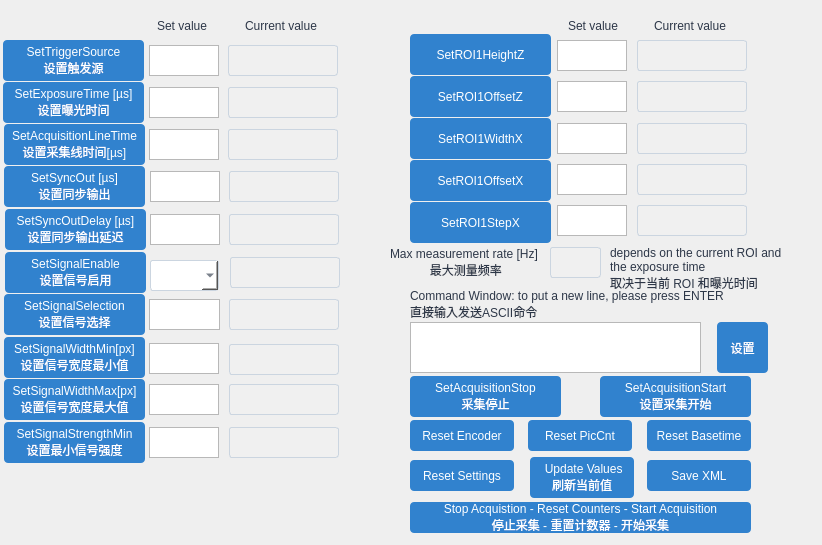
<?xml version="1.0" encoding="UTF-8"?>
<ui version="4.0">
 <class>SettingsWindow</class>
 <widget class="QWidget" name="SettingsWindow">
  <property name="geometry">
   <rect>
    <x>0</x>
    <y>0</y>
    <width>822</width>
    <height>545</height>
   </rect>
  </property>
  <property name="windowTitle">
   <string>Settings</string>
  </property>
  <property name="styleSheet">
   <string notr="true">/* 主窗口背景 */
QMainWindow {
    background-color: #F5F7FA;
    font-family: &quot;Segoe UI&quot;, Arial, sans-serif;
}

/* 左侧栏背景 */
QTreeView, QTableWidget {
    background-color: #E6ECF2;
    border-right: 1px solid #CBD5E0;
}

/* 文字样式 */
QLabel,QComboBox {
    color: #2D3748;
    font-size: 12px;
}



/* 左侧栏背景 */
QTreeView, QTableWidget {
    background-color: #E6ECF2;
    border-right: 1px solid #CBD5E0;
}

/* 文字样式 */
QLabel, QComboBox {
    color: #2D3748;
    font-size: 12px;
}

QLineEdit {
    color: #727272;
    font-size: 12px;
    border: 1px solid #CBD5E0;
    border-radius: 3px;
    padding: 4px;
  	background:#F0F0F0;
   
}

/* 默认按钮 */
QPushButton {
    background-color: #3182CE;
    color: white;
    border: none;
    border-radius: 4px;
 
	padding:5px 10px;
}

/* 悬停效果 */
QPushButton:hover {
    background-color: #2C5282;
}

/* 按下效果 */
QPushButton:pressed {
    background-color: #1A365D;
}

/* 警告类按钮（如Reset） */
QPushButton#resetButton {
    background-color: #E53E3E;
}
QPushButton#resetButton:hover {
    background-color: #C53030;
}
/* 输入框/下拉框 */
 QComboBox {
    border: 1px solid #CBD5E0;
    border-radius: 3px;
    padding: 4px;
    background: white;
}

/* 当前值高亮 */
/*QLineEdit[current=&quot;true&quot;] {
    background-color: #EBF8FF;
}*/
QTableWidget {
    border-radius: 6px;
    background: white;
    padding: 8px;
    margin: 5px;
}
QGroupBox {
    border: 1px solid #E2E8F0;
    border-radius: 6px;
    margin-top: 10px;
    padding-top: 15px;
}
QTextEdit#commandWindow {
    background-color: #EDF2F7;
    border: 1px solid #3182CE;
    font-family: monospace;
}</string>
  </property>
  <widget class="QPushButton" name="pushButtonResetEncoder">
   <property name="geometry">
    <rect>
     <x>410</x>
     <y>420</y>
     <width>104</width>
     <height>31</height>
    </rect>
   </property>
   <property name="font">
    <font>
     <family>Arial</family>
    </font>
   </property>
   <property name="text">
    <string>Reset Encoder</string>
   </property>
  </widget>
  <widget class="QPushButton" name="pushButtonResetPicCnt">
   <property name="geometry">
    <rect>
     <x>528</x>
     <y>420</y>
     <width>104</width>
     <height>31</height>
    </rect>
   </property>
   <property name="font">
    <font>
     <family>Arial</family>
    </font>
   </property>
   <property name="text">
    <string>Reset PicCnt</string>
   </property>
  </widget>
  <widget class="QPushButton" name="pushButtonresetBaseTime">
   <property name="geometry">
    <rect>
     <x>647</x>
     <y>420</y>
     <width>104</width>
     <height>31</height>
    </rect>
   </property>
   <property name="font">
    <font>
     <family>Arial</family>
    </font>
   </property>
   <property name="styleSheet">
    <string notr="true">padding:0;</string>
   </property>
   <property name="text">
    <string>Reset Basetime</string>
   </property>
  </widget>
  <widget class="QLineEdit" name="getExposureTime">
   <property name="enabled">
    <bool>false</bool>
   </property>
   <property name="geometry">
    <rect>
     <x>228</x>
     <y>87</y>
     <width>110</width>
     <height>31</height>
    </rect>
   </property>
   <property name="font">
    <font>
     <family>Arial</family>
     <pointsize>-1</pointsize>
    </font>
   </property>
  </widget>
  <widget class="QTextEdit" name="setExposureTime">
   <property name="geometry">
    <rect>
     <x>149</x>
     <y>87</y>
     <width>70</width>
     <height>31</height>
    </rect>
   </property>
   <property name="font">
    <font>
     <family>Arial</family>
    </font>
   </property>
  </widget>
  <widget class="QLineEdit" name="getAcquisitionLineTime">
   <property name="enabled">
    <bool>false</bool>
   </property>
   <property name="geometry">
    <rect>
     <x>228</x>
     <y>129</y>
     <width>110</width>
     <height>31</height>
    </rect>
   </property>
   <property name="font">
    <font>
     <family>Arial</family>
     <pointsize>-1</pointsize>
    </font>
   </property>
  </widget>
  <widget class="QTextEdit" name="setAcquisitionLineTime">
   <property name="geometry">
    <rect>
     <x>149</x>
     <y>129</y>
     <width>70</width>
     <height>31</height>
    </rect>
   </property>
   <property name="font">
    <font>
     <family>Arial</family>
    </font>
   </property>
  </widget>
  <widget class="QTextEdit" name="setSyncOutDelay">
   <property name="geometry">
    <rect>
     <x>150</x>
     <y>214</y>
     <width>70</width>
     <height>31</height>
    </rect>
   </property>
   <property name="font">
    <font>
     <family>Arial</family>
    </font>
   </property>
  </widget>
  <widget class="QTextEdit" name="setHeightZ">
   <property name="geometry">
    <rect>
     <x>557</x>
     <y>40</y>
     <width>70</width>
     <height>31</height>
    </rect>
   </property>
   <property name="font">
    <font>
     <family>Arial</family>
    </font>
   </property>
  </widget>
  <widget class="QTextEdit" name="setSyncOut">
   <property name="geometry">
    <rect>
     <x>150</x>
     <y>171</y>
     <width>70</width>
     <height>31</height>
    </rect>
   </property>
   <property name="font">
    <font>
     <family>Arial</family>
    </font>
   </property>
  </widget>
  <widget class="QLineEdit" name="getSyncOutDelay">
   <property name="enabled">
    <bool>false</bool>
   </property>
   <property name="geometry">
    <rect>
     <x>229</x>
     <y>214</y>
     <width>110</width>
     <height>31</height>
    </rect>
   </property>
   <property name="font">
    <font>
     <family>Arial</family>
     <pointsize>-1</pointsize>
    </font>
   </property>
  </widget>
  <widget class="QLineEdit" name="getHeightZ">
   <property name="enabled">
    <bool>false</bool>
   </property>
   <property name="geometry">
    <rect>
     <x>637</x>
     <y>40</y>
     <width>110</width>
     <height>31</height>
    </rect>
   </property>
   <property name="font">
    <font>
     <family>Arial</family>
     <pointsize>-1</pointsize>
    </font>
   </property>
  </widget>
  <widget class="QLineEdit" name="getSyncOut">
   <property name="enabled">
    <bool>false</bool>
   </property>
   <property name="geometry">
    <rect>
     <x>229</x>
     <y>171</y>
     <width>110</width>
     <height>31</height>
    </rect>
   </property>
   <property name="font">
    <font>
     <family>Arial</family>
     <pointsize>-1</pointsize>
    </font>
   </property>
  </widget>
  <widget class="QLineEdit" name="getSignalWidthMin">
   <property name="enabled">
    <bool>false</bool>
   </property>
   <property name="geometry">
    <rect>
     <x>229</x>
     <y>344</y>
     <width>110</width>
     <height>31</height>
    </rect>
   </property>
   <property name="font">
    <font>
     <family>Arial</family>
     <pointsize>-1</pointsize>
    </font>
   </property>
  </widget>
  <widget class="QTextEdit" name="setSignalStrengthMin">
   <property name="geometry">
    <rect>
     <x>149</x>
     <y>427</y>
     <width>70</width>
     <height>31</height>
    </rect>
   </property>
   <property name="font">
    <font>
     <family>Arial</family>
    </font>
   </property>
  </widget>
  <widget class="QTextEdit" name="setWidthX">
   <property name="geometry">
    <rect>
     <x>557</x>
     <y>123</y>
     <width>70</width>
     <height>31</height>
    </rect>
   </property>
   <property name="font">
    <font>
     <family>Arial</family>
    </font>
   </property>
  </widget>
  <widget class="QTextEdit" name="setOffsetX">
   <property name="geometry">
    <rect>
     <x>557</x>
     <y>164</y>
     <width>70</width>
     <height>31</height>
    </rect>
   </property>
   <property name="font">
    <font>
     <family>Arial</family>
    </font>
   </property>
  </widget>
  <widget class="QTextEdit" name="setStepX">
   <property name="geometry">
    <rect>
     <x>557</x>
     <y>205</y>
     <width>70</width>
     <height>31</height>
    </rect>
   </property>
   <property name="font">
    <font>
     <family>Arial</family>
    </font>
   </property>
  </widget>
  <widget class="QLineEdit" name="getOffsetZ">
   <property name="enabled">
    <bool>false</bool>
   </property>
   <property name="geometry">
    <rect>
     <x>637</x>
     <y>81</y>
     <width>110</width>
     <height>31</height>
    </rect>
   </property>
   <property name="font">
    <font>
     <family>Arial</family>
     <pointsize>-1</pointsize>
    </font>
   </property>
  </widget>
  <widget class="QLineEdit" name="getOffsetX">
   <property name="enabled">
    <bool>false</bool>
   </property>
   <property name="geometry">
    <rect>
     <x>637</x>
     <y>164</y>
     <width>110</width>
     <height>31</height>
    </rect>
   </property>
   <property name="font">
    <font>
     <family>Arial</family>
     <pointsize>-1</pointsize>
    </font>
   </property>
  </widget>
  <widget class="QLineEdit" name="getSignalWidthMax">
   <property name="enabled">
    <bool>false</bool>
   </property>
   <property name="geometry">
    <rect>
     <x>229</x>
     <y>384</y>
     <width>110</width>
     <height>31</height>
    </rect>
   </property>
   <property name="font">
    <font>
     <family>Arial</family>
     <pointsize>-1</pointsize>
    </font>
   </property>
  </widget>
  <widget class="QLineEdit" name="getWidthX">
   <property name="enabled">
    <bool>false</bool>
   </property>
   <property name="geometry">
    <rect>
     <x>637</x>
     <y>123</y>
     <width>110</width>
     <height>31</height>
    </rect>
   </property>
   <property name="font">
    <font>
     <family>Arial</family>
     <pointsize>-1</pointsize>
    </font>
   </property>
  </widget>
  <widget class="QTextEdit" name="setOffsetZ">
   <property name="geometry">
    <rect>
     <x>557</x>
     <y>81</y>
     <width>70</width>
     <height>31</height>
    </rect>
   </property>
   <property name="font">
    <font>
     <family>Arial</family>
    </font>
   </property>
  </widget>
  <widget class="QLineEdit" name="getStepX">
   <property name="enabled">
    <bool>false</bool>
   </property>
   <property name="geometry">
    <rect>
     <x>637</x>
     <y>205</y>
     <width>110</width>
     <height>31</height>
    </rect>
   </property>
   <property name="font">
    <font>
     <family>Arial</family>
     <pointsize>-1</pointsize>
    </font>
   </property>
  </widget>
  <widget class="QTextEdit" name="setSignalWidthMin">
   <property name="geometry">
    <rect>
     <x>149</x>
     <y>343</y>
     <width>70</width>
     <height>31</height>
    </rect>
   </property>
   <property name="font">
    <font>
     <family>Arial</family>
    </font>
   </property>
  </widget>
  <widget class="QTextEdit" name="setSignalWidthMax">
   <property name="geometry">
    <rect>
     <x>149</x>
     <y>384</y>
     <width>70</width>
     <height>31</height>
    </rect>
   </property>
   <property name="font">
    <font>
     <family>Arial</family>
    </font>
   </property>
  </widget>
  <widget class="QLineEdit" name="getSignalStrengthMin">
   <property name="enabled">
    <bool>false</bool>
   </property>
   <property name="geometry">
    <rect>
     <x>229</x>
     <y>427</y>
     <width>110</width>
     <height>31</height>
    </rect>
   </property>
   <property name="font">
    <font>
     <family>Arial</family>
     <pointsize>-1</pointsize>
    </font>
   </property>
  </widget>
  <widget class="QPushButton" name="pushButtonSendASCIICommand">
   <property name="geometry">
    <rect>
     <x>717</x>
     <y>322</y>
     <width>51</width>
     <height>51</height>
    </rect>
   </property>
   <property name="font">
    <font>
     <family>Arial</family>
    </font>
   </property>
   <property name="text">
    <string>设置</string>
   </property>
  </widget>
  <widget class="QTextEdit" name="sendRawCommand">
   <property name="geometry">
    <rect>
     <x>410</x>
     <y>322</y>
     <width>291</width>
     <height>51</height>
    </rect>
   </property>
   <property name="font">
    <font>
     <family>Arial</family>
     <pointsize>8</pointsize>
    </font>
   </property>
  </widget>
  <widget class="QLabel" name="label_19">
   <property name="geometry">
    <rect>
     <x>157</x>
     <y>10</y>
     <width>61</width>
     <height>31</height>
    </rect>
   </property>
   <property name="font">
    <font>
     <family>Arial</family>
     <pointsize>-1</pointsize>
    </font>
   </property>
   <property name="text">
    <string>Set value</string>
   </property>
  </widget>
  <widget class="QLabel" name="label_20">
   <property name="geometry">
    <rect>
     <x>245</x>
     <y>10</y>
     <width>91</width>
     <height>31</height>
    </rect>
   </property>
   <property name="font">
    <font>
     <family>Arial</family>
     <pointsize>-1</pointsize>
    </font>
   </property>
   <property name="text">
    <string>Current value</string>
   </property>
  </widget>
  <widget class="QPushButton" name="pushButtonUpdate">
   <property name="geometry">
    <rect>
     <x>530</x>
     <y>457</y>
     <width>104</width>
     <height>41</height>
    </rect>
   </property>
   <property name="font">
    <font>
     <family>Arial</family>
    </font>
   </property>
   <property name="text">
    <string> Update Values
刷新当前值</string>
   </property>
  </widget>
  <widget class="QTextEdit" name="setSignalSelection">
   <property name="geometry">
    <rect>
     <x>149</x>
     <y>299</y>
     <width>71</width>
     <height>31</height>
    </rect>
   </property>
   <property name="font">
    <font>
     <family>Arial</family>
    </font>
   </property>
  </widget>
  <widget class="QLabel" name="label_23">
   <property name="geometry">
    <rect>
     <x>654</x>
     <y>10</y>
     <width>91</width>
     <height>31</height>
    </rect>
   </property>
   <property name="font">
    <font>
     <family>Arial</family>
     <pointsize>-1</pointsize>
    </font>
   </property>
   <property name="text">
    <string>Current value</string>
   </property>
  </widget>
  <widget class="QLabel" name="label_24">
   <property name="geometry">
    <rect>
     <x>568</x>
     <y>10</y>
     <width>61</width>
     <height>31</height>
    </rect>
   </property>
   <property name="font">
    <font>
     <family>Arial</family>
     <pointsize>-1</pointsize>
    </font>
   </property>
   <property name="text">
    <string>Set value</string>
   </property>
  </widget>
  <widget class="QTextEdit" name="setTriggerSource">
   <property name="geometry">
    <rect>
     <x>149</x>
     <y>45</y>
     <width>70</width>
     <height>31</height>
    </rect>
   </property>
   <property name="font">
    <font>
     <family>Arial</family>
    </font>
   </property>
  </widget>
  <widget class="QLabel" name="label_6">
   <property name="geometry">
    <rect>
     <x>10</x>
     <y>40</y>
     <width>131</width>
     <height>31</height>
    </rect>
   </property>
   <property name="font">
    <font>
     <family>Arial</family>
     <pointsize>-1</pointsize>
    </font>
   </property>
   <property name="text">
    <string/>
   </property>
  </widget>
  <widget class="QLabel" name="label_3">
   <property name="geometry">
    <rect>
     <x>410</x>
     <y>289</y>
     <width>331</width>
     <height>31</height>
    </rect>
   </property>
   <property name="font">
    <font>
     <family>Arial</family>
     <pointsize>-1</pointsize>
    </font>
   </property>
   <property name="text">
    <string>Command Window: to put a new line, please press ENTER
直接输入发送ASCII命令</string>
   </property>
  </widget>
  <widget class="QPushButton" name="pushButtonResetSettings">
   <property name="geometry">
    <rect>
     <x>410</x>
     <y>460</y>
     <width>104</width>
     <height>31</height>
    </rect>
   </property>
   <property name="font">
    <font>
     <family>Arial</family>
    </font>
   </property>
   <property name="text">
    <string>Reset Settings</string>
   </property>
  </widget>
  <widget class="QLineEdit" name="lineEditMaxMeasureRate">
   <property name="enabled">
    <bool>false</bool>
   </property>
   <property name="geometry">
    <rect>
     <x>550</x>
     <y>247</y>
     <width>51</width>
     <height>31</height>
    </rect>
   </property>
   <property name="font">
    <font>
     <family>Arial</family>
     <pointsize>-1</pointsize>
    </font>
   </property>
  </widget>
  <widget class="QLabel" name="label_17">
   <property name="geometry">
    <rect>
     <x>390</x>
     <y>247</y>
     <width>151</width>
     <height>31</height>
    </rect>
   </property>
   <property name="font">
    <font>
     <family>Arial</family>
     <pointsize>-1</pointsize>
    </font>
   </property>
   <property name="styleSheet">
    <string notr="true"/>
   </property>
   <property name="text">
    <string>Max measurement rate [Hz]
            最大测量频率</string>
   </property>
  </widget>
  <widget class="QLabel" name="label_18">
   <property name="geometry">
    <rect>
     <x>610</x>
     <y>243</y>
     <width>191</width>
     <height>51</height>
    </rect>
   </property>
   <property name="font">
    <font>
     <family>Arial</family>
     <pointsize>-1</pointsize>
    </font>
   </property>
   <property name="text">
    <string>depends on the current ROI and the exposure time
取决于当前 ROI 和曝光时间</string>
   </property>
   <property name="wordWrap">
    <bool>true</bool>
   </property>
  </widget>
  <widget class="QLineEdit" name="getTriggersource">
   <property name="enabled">
    <bool>false</bool>
   </property>
   <property name="geometry">
    <rect>
     <x>228</x>
     <y>45</y>
     <width>110</width>
     <height>31</height>
    </rect>
   </property>
   <property name="font">
    <font>
     <family>Arial</family>
     <pointsize>-1</pointsize>
    </font>
   </property>
  </widget>
  <widget class="QLineEdit" name="getSignalEnable">
   <property name="enabled">
    <bool>false</bool>
   </property>
   <property name="geometry">
    <rect>
     <x>230</x>
     <y>257</y>
     <width>110</width>
     <height>31</height>
    </rect>
   </property>
   <property name="font">
    <font>
     <family>Arial</family>
     <pointsize>-1</pointsize>
    </font>
   </property>
  </widget>
  <widget class="QLineEdit" name="getSignalSelection">
   <property name="enabled">
    <bool>false</bool>
   </property>
   <property name="geometry">
    <rect>
     <x>229</x>
     <y>299</y>
     <width>110</width>
     <height>31</height>
    </rect>
   </property>
   <property name="font">
    <font>
     <family>Arial</family>
     <pointsize>-1</pointsize>
    </font>
   </property>
  </widget>
  <widget class="QPushButton" name="pushButtonSetAcquisitionStart">
   <property name="geometry">
    <rect>
     <x>600</x>
     <y>376</y>
     <width>151</width>
     <height>41</height>
    </rect>
   </property>
   <property name="text">
    <string>SetAcquisitionStart
设置采集开始</string>
   </property>
  </widget>
  <widget class="QPushButton" name="pushButtonSetAcquisitionStop">
   <property name="geometry">
    <rect>
     <x>410</x>
     <y>376</y>
     <width>151</width>
     <height>41</height>
    </rect>
   </property>
   <property name="text">
    <string>SetAcquisitionStop
采集停止</string>
   </property>
  </widget>
  <widget class="QPushButton" name="pushButtonStopResetStart">
   <property name="geometry">
    <rect>
     <x>410</x>
     <y>502</y>
     <width>341</width>
     <height>31</height>
    </rect>
   </property>
   <property name="styleSheet">
    <string notr="true">padding:0;</string>
   </property>
   <property name="text">
    <string>Stop Acquistion - Reset Counters - Start Acquisition
停止采集 - 重置计数器 - 开始采集</string>
   </property>
  </widget>
  <widget class="QPushButton" name="pushButtonSaveXML">
   <property name="geometry">
    <rect>
     <x>647</x>
     <y>460</y>
     <width>104</width>
     <height>31</height>
    </rect>
   </property>
   <property name="font">
    <font>
     <family>Arial</family>
    </font>
   </property>
   <property name="text">
    <string>Save XML</string>
   </property>
  </widget>
  <widget class="QPushButton" name="pushButtonAcquisitionLineTime">
   <property name="geometry">
    <rect>
     <x>4</x>
     <y>124</y>
     <width>141</width>
     <height>41</height>
    </rect>
   </property>
   <property name="styleSheet">
    <string notr="true">padding:0; </string>
   </property>
   <property name="text">
    <string>SetAcquisitionLineTime
设置采集线时间[µs]</string>
   </property>
  </widget>
  <widget class="QPushButton" name="pushButtonTriggerSource">
   <property name="geometry">
    <rect>
     <x>3</x>
     <y>40</y>
     <width>141</width>
     <height>41</height>
    </rect>
   </property>
   <property name="styleSheet">
    <string notr="true">/* 在 QLabel 或 QPushButton 中换行 */
QLabel, QPushButton {
    /* 强制文本换行（\A 表示换行符） */
    qproperty-wordWrap: true;  /* 允许自动换行（可选） */
}

QLabel {
    qproperty-alignment: 'AlignCenter';  /* 文本居中 */
    white-space: pre;                   /* 保留换行符（关键！） */
    font-size: 14px;
    color: #333;
}</string>
   </property>
   <property name="text">
    <string>SetTriggerSource
设置触发源</string>
   </property>
  </widget>
  <widget class="QPushButton" name="pushButtonExposureTime">
   <property name="geometry">
    <rect>
     <x>3</x>
     <y>82</y>
     <width>141</width>
     <height>41</height>
    </rect>
   </property>
   <property name="styleSheet">
    <string notr="true">/* 在 QLabel 或 QPushButton 中换行 */
QLabel, QPushButton {
    /* 强制文本换行（\A 表示换行符） */
    qproperty-wordWrap: true;  /* 允许自动换行（可选） */
}

QLabel {
    qproperty-alignment: 'AlignCenter';  /* 文本居中 */
    white-space: pre;                   /* 保留换行符（关键！） */
    font-size: 14px;
    color: #333;
}</string>
   </property>
   <property name="text">
    <string>SetExposureTime [µs]
设置曝光时间</string>
   </property>
  </widget>
  <widget class="QPushButton" name="pushButtonSync">
   <property name="geometry">
    <rect>
     <x>4</x>
     <y>166</y>
     <width>141</width>
     <height>41</height>
    </rect>
   </property>
   <property name="styleSheet">
    <string notr="true">/* 在 QLabel 或 QPushButton 中换行 */
QLabel, QPushButton {
    /* 强制文本换行（\A 表示换行符） */
    qproperty-wordWrap: true;  /* 允许自动换行（可选） */
}

QLabel {
    qproperty-alignment: 'AlignCenter';  /* 文本居中 */
    white-space: pre;                   /* 保留换行符（关键！） */
    font-size: 14px;
    color: #333;
}</string>
   </property>
   <property name="text">
    <string>SetSyncOut [µs]
设置同步输出</string>
   </property>
  </widget>
  <widget class="QPushButton" name="pushButtonSyncDelay">
   <property name="geometry">
    <rect>
     <x>5</x>
     <y>209</y>
     <width>141</width>
     <height>41</height>
    </rect>
   </property>
   <property name="styleSheet">
    <string notr="true">/* 在 QLabel 或 QPushButton 中换行 */
QLabel, QPushButton {
    /* 强制文本换行（\A 表示换行符） */
    qproperty-wordWrap: true;  /* 允许自动换行（可选） */
}

QLabel {
    qproperty-alignment: 'AlignCenter';  /* 文本居中 */
    white-space: pre;                   /* 保留换行符（关键！） */
    font-size: 14px;
    color: #333;
}</string>
   </property>
   <property name="text">
    <string>SetSyncOutDelay [µs]
设置同步输出延迟</string>
   </property>
  </widget>
  <widget class="QPushButton" name="pushButtonSignalEnable">
   <property name="geometry">
    <rect>
     <x>5</x>
     <y>252</y>
     <width>141</width>
     <height>41</height>
    </rect>
   </property>
   <property name="styleSheet">
    <string notr="true">/* 在 QLabel 或 QPushButton 中换行 */
QLabel, QPushButton {
    /* 强制文本换行（\A 表示换行符） */
    qproperty-wordWrap: true;  /* 允许自动换行（可选） */
}

QLabel {
    qproperty-alignment: 'AlignCenter';  /* 文本居中 */
    white-space: pre;                   /* 保留换行符（关键！） */
    font-size: 14px;
    color: #333;
}</string>
   </property>
   <property name="text">
    <string>SetSignalEnable
设置信号启用</string>
   </property>
  </widget>
  <widget class="QPushButton" name="pushButtonSignalSelection">
   <property name="geometry">
    <rect>
     <x>4</x>
     <y>294</y>
     <width>141</width>
     <height>41</height>
    </rect>
   </property>
   <property name="styleSheet">
    <string notr="true">/* 在 QLabel 或 QPushButton 中换行 */
QLabel, QPushButton {
    /* 强制文本换行（\A 表示换行符） */
    qproperty-wordWrap: true;  /* 允许自动换行（可选） */
}

QLabel {
    qproperty-alignment: 'AlignCenter';  /* 文本居中 */
    white-space: pre;                   /* 保留换行符（关键！） */
    font-size: 14px;
    color: #333;
}</string>
   </property>
   <property name="text">
    <string>SetSignalSelection
设置信号选择</string>
   </property>
  </widget>
  <widget class="QPushButton" name="pushButtonSignalWidthMin">
   <property name="geometry">
    <rect>
     <x>4</x>
     <y>337</y>
     <width>141</width>
     <height>41</height>
    </rect>
   </property>
   <property name="styleSheet">
    <string notr="true">padding:0;</string>
   </property>
   <property name="text">
    <string>SetSignalWidthMin[px]
设置信号宽度最小值</string>
   </property>
  </widget>
  <widget class="QPushButton" name="pushButtonSignalWidthMax">
   <property name="geometry">
    <rect>
     <x>4</x>
     <y>379</y>
     <width>141</width>
     <height>41</height>
    </rect>
   </property>
   <property name="styleSheet">
    <string notr="true">padding:0;</string>
   </property>
   <property name="text">
    <string>SetSignalWidthMax[px]
设置信号宽度最大值</string>
   </property>
  </widget>
  <widget class="QPushButton" name="pushButtonSignalStrengthMin">
   <property name="geometry">
    <rect>
     <x>4</x>
     <y>422</y>
     <width>141</width>
     <height>41</height>
    </rect>
   </property>
   <property name="styleSheet">
    <string notr="true">/* 在 QLabel 或 QPushButton 中换行 */
QLabel, QPushButton {
    /* 强制文本换行（\A 表示换行符） */
    qproperty-wordWrap: true;  /* 允许自动换行（可选） */
}

QLabel {
    qproperty-alignment: 'AlignCenter';  /* 文本居中 */
    white-space: pre;                   /* 保留换行符（关键！） */
    font-size: 14px;
    color: #333;
}</string>
   </property>
   <property name="text">
    <string>SetSignalStrengthMin
设置最小信号强度</string>
   </property>
  </widget>
  <widget class="QPushButton" name="pushButtonHeightZ">
   <property name="geometry">
    <rect>
     <x>410</x>
     <y>34</y>
     <width>141</width>
     <height>41</height>
    </rect>
   </property>
   <property name="styleSheet">
    <string notr="true">/* 在 QLabel 或 QPushButton 中换行 */
QLabel, QPushButton {
    /* 强制文本换行（\A 表示换行符） */
    qproperty-wordWrap: true;  /* 允许自动换行（可选） */
}

QLabel {
    qproperty-alignment: 'AlignCenter';  /* 文本居中 */
    white-space: pre;                   /* 保留换行符（关键！） */
    font-size: 14px;
    color: #333;
}</string>
   </property>
   <property name="text">
    <string>SetROI1HeightZ</string>
   </property>
  </widget>
  <widget class="QPushButton" name="pushButtonStepX">
   <property name="geometry">
    <rect>
     <x>410</x>
     <y>202</y>
     <width>141</width>
     <height>41</height>
    </rect>
   </property>
   <property name="styleSheet">
    <string notr="true">/* 在 QLabel 或 QPushButton 中换行 */
QLabel, QPushButton {
    /* 强制文本换行（\A 表示换行符） */
    qproperty-wordWrap: true;  /* 允许自动换行（可选） */
}

QLabel {
    qproperty-alignment: 'AlignCenter';  /* 文本居中 */
    white-space: pre;                   /* 保留换行符（关键！） */
    font-size: 14px;
    color: #333;
}</string>
   </property>
   <property name="text">
    <string>SetROI1StepX</string>
   </property>
  </widget>
  <widget class="QPushButton" name="pushButtonOffsetX">
   <property name="geometry">
    <rect>
     <x>410</x>
     <y>160</y>
     <width>141</width>
     <height>41</height>
    </rect>
   </property>
   <property name="styleSheet">
    <string notr="true">/* 在 QLabel 或 QPushButton 中换行 */
QLabel, QPushButton {
    /* 强制文本换行（\A 表示换行符） */
    qproperty-wordWrap: true;  /* 允许自动换行（可选） */
}

QLabel {
    qproperty-alignment: 'AlignCenter';  /* 文本居中 */
    white-space: pre;                   /* 保留换行符（关键！） */
    font-size: 14px;
    color: #333;
}</string>
   </property>
   <property name="text">
    <string>SetROI1OffsetX</string>
   </property>
  </widget>
  <widget class="QPushButton" name="pushButtonWidthX">
   <property name="geometry">
    <rect>
     <x>410</x>
     <y>118</y>
     <width>141</width>
     <height>41</height>
    </rect>
   </property>
   <property name="styleSheet">
    <string notr="true">/* 在 QLabel 或 QPushButton 中换行 */
QLabel, QPushButton {
    /* 强制文本换行（\A 表示换行符） */
    qproperty-wordWrap: true;  /* 允许自动换行（可选） */
}

QLabel {
    qproperty-alignment: 'AlignCenter';  /* 文本居中 */
    white-space: pre;                   /* 保留换行符（关键！） */
    font-size: 14px;
    color: #333;
}</string>
   </property>
   <property name="text">
    <string>SetROI1WidthX</string>
   </property>
  </widget>
  <widget class="QPushButton" name="pushButtonOffsetZ">
   <property name="geometry">
    <rect>
     <x>410</x>
     <y>76</y>
     <width>141</width>
     <height>41</height>
    </rect>
   </property>
   <property name="styleSheet">
    <string notr="true">/* 在 QLabel 或 QPushButton 中换行 */
QLabel, QPushButton {
    /* 强制文本换行（\A 表示换行符） */
    qproperty-wordWrap: true;  /* 允许自动换行（可选） */
}

QLabel {
    qproperty-alignment: 'AlignCenter';  /* 文本居中 */
    white-space: pre;                   /* 保留换行符（关键！） */
    font-size: 14px;
    color: #333;
}</string>
   </property>
   <property name="text">
    <string>SetROI1OffsetZ</string>
   </property>
  </widget>
  <widget class="QComboBox" name="comboBoxSignalEnable">
   <property name="geometry">
    <rect>
     <x>150</x>
     <y>260</y>
     <width>69</width>
     <height>31</height>
    </rect>
   </property>
  </widget>
 </widget>
 <tabstops>
  <tabstop>setTriggerSource</tabstop>
  <tabstop>setExposureTime</tabstop>
  <tabstop>setAcquisitionLineTime</tabstop>
  <tabstop>setSyncOut</tabstop>
  <tabstop>setSyncOutDelay</tabstop>
  <tabstop>setSignalSelection</tabstop>
  <tabstop>setSignalWidthMin</tabstop>
  <tabstop>setSignalWidthMax</tabstop>
  <tabstop>setSignalStrengthMin</tabstop>
  <tabstop>setHeightZ</tabstop>
  <tabstop>setOffsetZ</tabstop>
  <tabstop>setWidthX</tabstop>
  <tabstop>setOffsetX</tabstop>
  <tabstop>setStepX</tabstop>
  <tabstop>sendRawCommand</tabstop>
  <tabstop>pushButtonSetAcquisitionStop</tabstop>
  <tabstop>pushButtonSetAcquisitionStart</tabstop>
  <tabstop>pushButtonResetEncoder</tabstop>
  <tabstop>pushButtonResetPicCnt</tabstop>
  <tabstop>pushButtonresetBaseTime</tabstop>
  <tabstop>pushButtonResetSettings</tabstop>
  <tabstop>pushButtonUpdate</tabstop>
  <tabstop>pushButtonStopResetStart</tabstop>
  <tabstop>getTriggersource</tabstop>
  <tabstop>getExposureTime</tabstop>
  <tabstop>getAcquisitionLineTime</tabstop>
  <tabstop>getSyncOut</tabstop>
  <tabstop>getSyncOutDelay</tabstop>
  <tabstop>getSignalEnable</tabstop>
  <tabstop>getSignalSelection</tabstop>
  <tabstop>getSignalWidthMin</tabstop>
  <tabstop>getSignalWidthMax</tabstop>
  <tabstop>getSignalStrengthMin</tabstop>
  <tabstop>getHeightZ</tabstop>
  <tabstop>getOffsetZ</tabstop>
  <tabstop>getWidthX</tabstop>
  <tabstop>getOffsetX</tabstop>
  <tabstop>getStepX</tabstop>
  <tabstop>lineEditMaxMeasureRate</tabstop>
  <tabstop>pushButtonSendASCIICommand</tabstop>
 </tabstops>
 <resources/>
 <connections/>
</ui>
